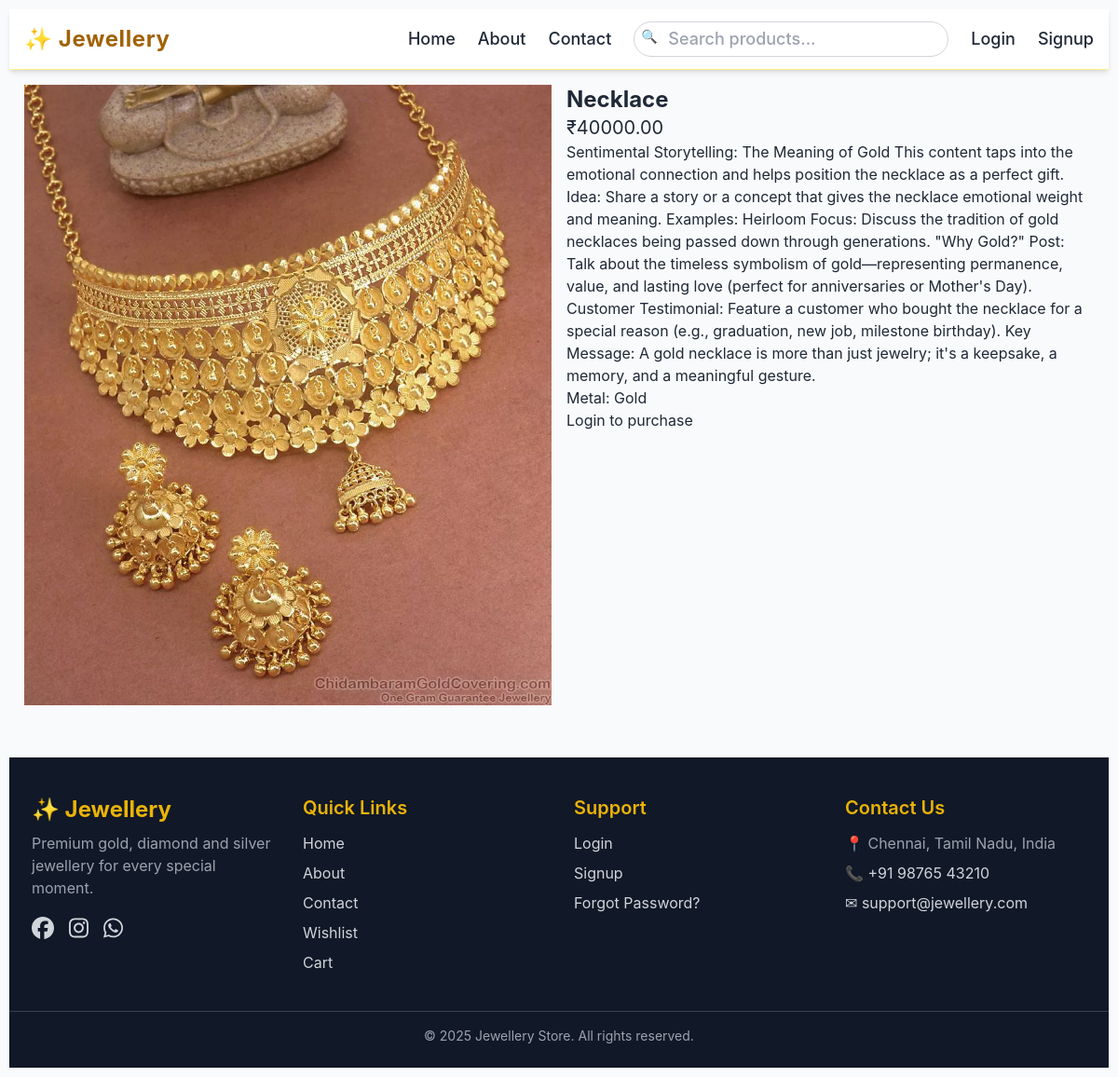
Page /product/necklace2/ on the committed database.
### shop/models.py (models this page shows, shortened)
class Product(models.Model):
    category = models.ForeignKey(Category, on_delete=models.CASCADE, related_name='products')
    name = models.CharField(max_length=255)
    slug = models.SlugField(unique=True)
    description = models.TextField(blank=True)
    price = models.DecimalField(max_digits=10, decimal_places=2)
    metal_type = models.CharField(max_length=50, blank=True)
    stock = models.PositiveIntegerField(default=0)
    image = models.ImageField(upload_to='products/', blank=True, null=True)
    available = models.BooleanField(default=True)

### shop/views.py (the view)
# urls.py: path('product/<slug:slug>/', views.product_detail, name='detail'),
def product_detail(request, slug):
    product = get_object_or_404(Product, slug=slug, available=True)
    return render(request, 'shop/detail.html', {'product': product})

### templates/shop/detail.html
{% extends 'shop/base.html' %}
{% block content %}
<div class="grid md:grid-cols-2 gap-4">
  <div>
    {% if product.image %}<img src="{{ product.image.url }}" alt="{{ product.name }}" class="w-full">{% endif %}
  </div>
  <div>
    <h1 class="text-2xl font-bold">{{ product.name }}</h1>
    <p class="text-xl">₹{{ product.price }}</p>
    <p>{{ product.description }}</p>
    <p>Metal: {{ product.metal_type }}</p>
    {% if user.is_authenticated %}
      <a href="{% url 'shop:add_to_cart' product.pk %}" class="border-1 text-white px-4 py-2 inline-block">Add to cart</a>
      <a href="{% url 'shop:add_to_wishlist' product.pk %}" class="border-1 ml-2 inline-block">Wishlist</a>
    {% else %}
      <a href="{% url 'login' %}">Login to purchase</a>
    {% endif %}
  </div>
</div>
{% endblock %}

### static/css/style.css (style rules this page uses)
body { font-family: Inter, Arial, sans-serif; padding: 10px; background:#f8fafc; }
a { color: #2563eb; text-decoration: none; }

### rows in the picture
Product: image (picture), name "Necklace", price "40000.00", description "Sentimental Storytelling: The Meaning of Gold This content taps into the emotional connection and helps position the necklace as a perfect gift. Idea: Share a story or a concept that gives the necklace emotional weight and meaning. Examples: Heirloom Focus: Discuss the tradition of gold necklaces being passed down through generations. \"Why Gold?\" Post: Talk about the timeless symbolism of gold—representing permanence, value, and lasting love (perfect for anniversaries or Mother's Day). Customer Testimonial: Feature a customer who bought the necklace for a special reason (e.g., graduation, new job, milestone birthday). Key Message: A gold necklace is more than just jewelry; it's a keepsake,…", metal_type "Gold"
